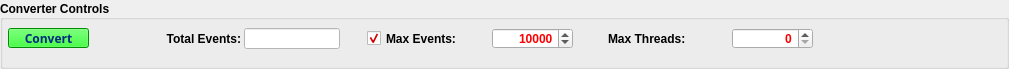
    <widget class="QGroupBox" name="convertConverterControlsGB">
     <property name="geometry">
      <rect>
       <x>4</x>
       <y>541</y>
       <width>1009</width>
       <height>69</height>
      </rect>
     </property>
     <property name="palette">
      <palette>
       <active>
        <colorrole role="Text">
         <brush brushstyle="SolidPattern">
          <color alpha="255">
           <red>255</red>
           <green>0</green>
           <blue>0</blue>
          </color>
         </brush>
        </colorrole>
       </active>
       <inactive>
        <colorrole role="Text">
         <brush brushstyle="SolidPattern">
          <color alpha="255">
           <red>255</red>
           <green>0</green>
           <blue>0</blue>
          </color>
         </brush>
        </colorrole>
       </inactive>
       <disabled>
        <colorrole role="Text">
         <brush brushstyle="SolidPattern">
          <color alpha="255">
           <red>99</red>
           <green>100</green>
           <blue>127</blue>
          </color>
         </brush>
        </colorrole>
       </disabled>
      </palette>
     </property>
     <property name="font">
      <font>
       <pointsize>9</pointsize>
       <weight>75</weight>
       <bold>true</bold>
      </font>
     </property>
     <property name="title">
      <string>Converter Controls</string>
     </property>
     <property name="alignment">
      <set>Qt::AlignLeading|Qt::AlignLeft|Qt::AlignVCenter</set>
     </property>
     <widget class="customSpinBox" name="convertMaxEventsSB">
      <property name="geometry">
       <rect>
        <x>492</x>
        <y>28</y>
        <width>81</width>
        <height>21</height>
       </rect>
      </property>
      <property name="alignment">
       <set>Qt::AlignRight|Qt::AlignTrailing|Qt::AlignVCenter</set>
      </property>
      <property name="minimum">
       <number>0</number>
      </property>
      <property name="maximum">
       <number>1000000</number>
      </property>
      <property name="value">
       <number>10000</number>
      </property>
     </widget>
     <widget class="QLabel" name="convertTotalEventsLB">
      <property name="geometry">
       <rect>
        <x>116</x>
        <y>28</y>
        <width>125</width>
        <height>22</height>
       </rect>
      </property>
      <property name="font">
       <font>
        <weight>75</weight>
        <bold>true</bold>
       </font>
      </property>
      <property name="text">
       <string>Total Events:</string>
      </property>
      <property name="alignment">
       <set>Qt::AlignRight|Qt::AlignTrailing|Qt::AlignVCenter</set>
      </property>
     </widget>
     <widget class="QLineEdit" name="convertTotalEventsLE">
      <property name="geometry">
       <rect>
        <x>244</x>
        <y>28</y>
        <width>96</width>
        <height>21</height>
       </rect>
      </property>
      <property name="palette">
       <palette>
        <active>
         <colorrole role="WindowText">
          <brush brushstyle="SolidPattern">
           <color alpha="255">
            <red>0</red>
            <green>0</green>
            <blue>0</blue>
           </color>
          </brush>
         </colorrole>
         <colorrole role="Text">
          <brush brushstyle="SolidPattern">
           <color alpha="255">
            <red>0</red>
            <green>0</green>
            <blue>127</blue>
           </color>
          </brush>
         </colorrole>
         <colorrole role="BrightText">
          <brush brushstyle="SolidPattern">
           <color alpha="255">
            <red>0</red>
            <green>0</green>
            <blue>127</blue>
           </color>
          </brush>
         </colorrole>
         <colorrole role="ButtonText">
          <brush brushstyle="SolidPattern">
           <color alpha="255">
            <red>0</red>
            <green>0</green>
            <blue>0</blue>
           </color>
          </brush>
         </colorrole>
         <colorrole role="Base">
          <brush brushstyle="SolidPattern">
           <color alpha="255">
            <red>255</red>
            <green>255</green>
            <blue>255</blue>
           </color>
          </brush>
         </colorrole>
         <colorrole role="Window">
          <brush brushstyle="SolidPattern">
           <color alpha="255">
            <red>255</red>
            <green>255</green>
            <blue>255</blue>
           </color>
          </brush>
         </colorrole>
        </active>
        <inactive>
         <colorrole role="WindowText">
          <brush brushstyle="SolidPattern">
           <color alpha="255">
            <red>0</red>
            <green>0</green>
            <blue>0</blue>
           </color>
          </brush>
         </colorrole>
         <colorrole role="Text">
          <brush brushstyle="SolidPattern">
           <color alpha="255">
            <red>0</red>
            <green>0</green>
            <blue>127</blue>
           </color>
          </brush>
         </colorrole>
         <colorrole role="BrightText">
          <brush brushstyle="SolidPattern">
           <color alpha="255">
            <red>0</red>
            <green>0</green>
            <blue>127</blue>
           </color>
          </brush>
         </colorrole>
         <colorrole role="ButtonText">
          <brush brushstyle="SolidPattern">
           <color alpha="255">
            <red>0</red>
            <green>0</green>
            <blue>0</blue>
           </color>
          </brush>
         </colorrole>
         <colorrole role="Base">
          <brush brushstyle="SolidPattern">
           <color alpha="255">
            <red>255</red>
            <green>255</green>
            <blue>255</blue>
           </color>
          </brush>
         </colorrole>
         <colorrole role="Window">
          <brush brushstyle="SolidPattern">
           <color alpha="255">
            <red>255</red>
            <green>255</green>
            <blue>255</blue>
           </color>
          </brush>
         </colorrole>
        </inactive>
        <disabled>
         <colorrole role="WindowText">
          <brush brushstyle="SolidPattern">
           <color alpha="255">
            <red>0</red>
            <green>0</green>
            <blue>127</blue>
           </color>
          </brush>
         </colorrole>
         <colorrole role="Text">
          <brush brushstyle="SolidPattern">
           <color alpha="255">
            <red>0</red>
            <green>0</green>
            <blue>127</blue>
           </color>
          </brush>
         </colorrole>
         <colorrole role="BrightText">
          <brush brushstyle="SolidPattern">
           <color alpha="255">
            <red>0</red>
            <green>0</green>
            <blue>127</blue>
           </color>
          </brush>
         </colorrole>
         <colorrole role="ButtonText">
          <brush brushstyle="SolidPattern">
           <color alpha="255">
            <red>0</red>
            <green>0</green>
            <blue>127</blue>
           </color>
          </brush>
         </colorrole>
         <colorrole role="Base">
          <brush brushstyle="SolidPattern">
           <color alpha="255">
            <red>255</red>
            <green>255</green>
            <blue>255</blue>
           </color>
          </brush>
         </colorrole>
         <colorrole role="Window">
          <brush brushstyle="SolidPattern">
           <color alpha="255">
            <red>255</red>
            <green>255</green>
            <blue>255</blue>
           </color>
          </brush>
         </colorrole>
        </disabled>
       </palette>
      </property>
      <property name="font">
       <font>
        <pointsize>11</pointsize>
        <weight>75</weight>
        <bold>true</bold>
       </font>
      </property>
      <property name="toolTip">
       <string>&lt;!DOCTYPE HTML PUBLIC &quot;-//W3C//DTD HTML 4.0//EN&quot; &quot;http://www.w3.org/TR/REC-html40/strict.dtd&quot;&gt;
&lt;html&gt;&lt;head&gt;&lt;meta name=&quot;qrichtext&quot; content=&quot;1&quot; /&gt;&lt;style type=&quot;text/css&quot;&gt;
p, li { white-space: pre-wrap; }
&lt;/style&gt;&lt;/head&gt;&lt;body style=&quot; font-family:'Sans Serif'; font-size:9pt; font-weight:400; font-style:normal;&quot;&gt;
&lt;table style=&quot;-qt-table-type: root; margin-top:4px; margin-bottom:4px; margin-left:4px; margin-right:4px;&quot;&gt;
&lt;tr&gt;
&lt;td style=&quot;border: none;&quot;&gt;
&lt;p align=&quot;center&quot; style=&quot; margin-top:0px; margin-bottom:0px; margin-left:0px; margin-right:0px; -qt-block-indent:0; text-indent:0px;&quot;&gt;&lt;span style=&quot; font-size:18pt; font-weight:600; text-decoration: underline; color:#0000ff;&quot;&gt;Events&lt;/span&gt;&lt;/p&gt;
&lt;p style=&quot;-qt-paragraph-type:empty; margin-top:0px; margin-bottom:0px; margin-left:0px; margin-right:0px; -qt-block-indent:0; text-indent:0px;&quot;&gt;&lt;/p&gt;
&lt;p style=&quot; margin-top:0px; margin-bottom:0px; margin-left:0px; margin-right:0px; -qt-block-indent:0; text-indent:0px;&quot;&gt;Show the number of event &lt;/p&gt;
&lt;p style=&quot; margin-top:0px; margin-bottom:0px; margin-left:0px; margin-right:0px; -qt-block-indent:0; text-indent:0px;&quot;&gt;objects found in input file.&lt;/p&gt;&lt;/td&gt;&lt;/tr&gt;&lt;/table&gt;&lt;/body&gt;&lt;/html&gt;</string>
      </property>
      <property name="text">
       <string/>
      </property>
      <property name="alignment">
       <set>Qt::AlignRight|Qt::AlignTrailing|Qt::AlignVCenter</set>
      </property>
      <property name="readOnly">
       <bool>true</bool>
      </property>
     </widget>
     <widget class="QPushButton" name="runConverterPB">
      <property name="enabled">
       <bool>false</bool>
      </property>
      <property name="geometry">
       <rect>
        <x>8</x>
        <y>28</y>
        <width>81</width>
        <height>20</height>
       </rect>
      </property>
      <property name="palette">
       <palette>
        <active>
         <colorrole role="WindowText">
          <brush brushstyle="SolidPattern">
           <color alpha="255">
            <red>0</red>
            <green>0</green>
            <blue>0</blue>
           </color>
          </brush>
         </colorrole>
         <colorrole role="Button">
          <brush brushstyle="SolidPattern">
           <color alpha="255">
            <red>0</red>
            <green>255</green>
            <blue>0</blue>
           </color>
          </brush>
         </colorrole>
         <colorrole role="Light">
          <brush brushstyle="SolidPattern">
           <color alpha="255">
            <red>127</red>
            <green>170</green>
            <blue>255</blue>
           </color>
          </brush>
         </colorrole>
         <colorrole role="Midlight">
          <brush brushstyle="SolidPattern">
           <color alpha="255">
            <red>63</red>
            <green>127</green>
            <blue>255</blue>
           </color>
          </brush>
         </colorrole>
         <colorrole role="Dark">
          <brush brushstyle="SolidPattern">
           <color alpha="255">
            <red>0</red>
            <green>42</green>
            <blue>127</blue>
           </color>
          </brush>
         </colorrole>
         <colorrole role="Mid">
          <brush brushstyle="SolidPattern">
           <color alpha="255">
            <red>0</red>
            <green>56</green>
            <blue>170</blue>
           </color>
          </brush>
         </colorrole>
         <colorrole role="Text">
          <brush brushstyle="SolidPattern">
           <color alpha="255">
            <red>0</red>
            <green>0</green>
            <blue>0</blue>
           </color>
          </brush>
         </colorrole>
         <colorrole role="BrightText">
          <brush brushstyle="SolidPattern">
           <color alpha="255">
            <red>255</red>
            <green>255</green>
            <blue>255</blue>
           </color>
          </brush>
         </colorrole>
         <colorrole role="ButtonText">
          <brush brushstyle="SolidPattern">
           <color alpha="255">
            <red>0</red>
            <green>0</green>
            <blue>0</blue>
           </color>
          </brush>
         </colorrole>
         <colorrole role="Base">
          <brush brushstyle="SolidPattern">
           <color alpha="255">
            <red>255</red>
            <green>255</green>
            <blue>255</blue>
           </color>
          </brush>
         </colorrole>
         <colorrole role="Window">
          <brush brushstyle="SolidPattern">
           <color alpha="255">
            <red>0</red>
            <green>170</green>
            <blue>0</blue>
           </color>
          </brush>
         </colorrole>
         <colorrole role="Shadow">
          <brush brushstyle="SolidPattern">
           <color alpha="255">
            <red>0</red>
            <green>0</green>
            <blue>0</blue>
           </color>
          </brush>
         </colorrole>
         <colorrole role="AlternateBase">
          <brush brushstyle="SolidPattern">
           <color alpha="255">
            <red>127</red>
            <green>170</green>
            <blue>255</blue>
           </color>
          </brush>
         </colorrole>
         <colorrole role="ToolTipBase">
          <brush brushstyle="SolidPattern">
           <color alpha="255">
            <red>255</red>
            <green>255</green>
            <blue>220</blue>
           </color>
          </brush>
         </colorrole>
         <colorrole role="ToolTipText">
          <brush brushstyle="SolidPattern">
           <color alpha="255">
            <red>0</red>
            <green>0</green>
            <blue>0</blue>
           </color>
          </brush>
         </colorrole>
        </active>
        <inactive>
         <colorrole role="WindowText">
          <brush brushstyle="SolidPattern">
           <color alpha="255">
            <red>0</red>
            <green>0</green>
            <blue>0</blue>
           </color>
          </brush>
         </colorrole>
         <colorrole role="Button">
          <brush brushstyle="SolidPattern">
           <color alpha="255">
            <red>0</red>
            <green>255</green>
            <blue>0</blue>
           </color>
          </brush>
         </colorrole>
         <colorrole role="Light">
          <brush brushstyle="SolidPattern">
           <color alpha="255">
            <red>127</red>
            <green>170</green>
            <blue>255</blue>
           </color>
          </brush>
         </colorrole>
         <colorrole role="Midlight">
          <brush brushstyle="SolidPattern">
           <color alpha="255">
            <red>63</red>
            <green>127</green>
            <blue>255</blue>
           </color>
          </brush>
         </colorrole>
         <colorrole role="Dark">
          <brush brushstyle="SolidPattern">
           <color alpha="255">
            <red>0</red>
            <green>42</green>
            <blue>127</blue>
           </color>
          </brush>
         </colorrole>
         <colorrole role="Mid">
          <brush brushstyle="SolidPattern">
           <color alpha="255">
            <red>0</red>
            <green>56</green>
            <blue>170</blue>
           </color>
          </brush>
         </colorrole>
         <colorrole role="Text">
          <brush brushstyle="SolidPattern">
           <color alpha="255">
            <red>0</red>
            <green>0</green>
            <blue>0</blue>
           </color>
          </brush>
         </colorrole>
         <colorrole role="BrightText">
          <brush brushstyle="SolidPattern">
           <color alpha="255">
            <red>255</red>
            <green>255</green>
            <blue>255</blue>
           </color>
          </brush>
         </colorrole>
         <colorrole role="ButtonText">
          <brush brushstyle="SolidPattern">
           <color alpha="255">
            <red>0</red>
            <green>0</green>
            <blue>0</blue>
           </color>
          </brush>
         </colorrole>
         <colorrole role="Base">
          <brush brushstyle="SolidPattern">
           <color alpha="255">
            <red>255</red>
            <green>255</green>
            <blue>255</blue>
           </color>
          </brush>
         </colorrole>
         <colorrole role="Window">
          <brush brushstyle="SolidPattern">
           <color alpha="255">
            <red>0</red>
            <green>170</green>
            <blue>0</blue>
           </color>
          </brush>
         </colorrole>
         <colorrole role="Shadow">
          <brush brushstyle="SolidPattern">
           <color alpha="255">
            <red>0</red>
            <green>0</green>
            <blue>0</blue>
           </color>
          </brush>
         </colorrole>
         <colorrole role="AlternateBase">
          <brush brushstyle="SolidPattern">
           <color alpha="255">
            <red>127</red>
            <green>170</green>
            <blue>255</blue>
           </color>
          </brush>
         </colorrole>
         <colorrole role="ToolTipBase">
          <brush brushstyle="SolidPattern">
           <color alpha="255">
            <red>255</red>
            <green>255</green>
            <blue>220</blue>
           </color>
          </brush>
         </colorrole>
         <colorrole role="ToolTipText">
          <brush brushstyle="SolidPattern">
           <color alpha="255">
            <red>0</red>
            <green>0</green>
            <blue>0</blue>
           </color>
          </brush>
         </colorrole>
        </inactive>
        <disabled>
         <colorrole role="WindowText">
          <brush brushstyle="SolidPattern">
           <color alpha="255">
            <red>0</red>
            <green>42</green>
            <blue>127</blue>
           </color>
          </brush>
         </colorrole>
         <colorrole role="Button">
          <brush brushstyle="SolidPattern">
           <color alpha="255">
            <red>0</red>
            <green>255</green>
            <blue>0</blue>
           </color>
          </brush>
         </colorrole>
         <colorrole role="Light">
          <brush brushstyle="SolidPattern">
           <color alpha="255">
            <red>127</red>
            <green>170</green>
            <blue>255</blue>
           </color>
          </brush>
         </colorrole>
         <colorrole role="Midlight">
          <brush brushstyle="SolidPattern">
           <color alpha="255">
            <red>63</red>
            <green>127</green>
            <blue>255</blue>
           </color>
          </brush>
         </colorrole>
         <colorrole role="Dark">
          <brush brushstyle="SolidPattern">
           <color alpha="255">
            <red>0</red>
            <green>42</green>
            <blue>127</blue>
           </color>
          </brush>
         </colorrole>
         <colorrole role="Mid">
          <brush brushstyle="SolidPattern">
           <color alpha="255">
            <red>0</red>
            <green>56</green>
            <blue>170</blue>
           </color>
          </brush>
         </colorrole>
         <colorrole role="Text">
          <brush brushstyle="SolidPattern">
           <color alpha="255">
            <red>0</red>
            <green>42</green>
            <blue>127</blue>
           </color>
          </brush>
         </colorrole>
         <colorrole role="BrightText">
          <brush brushstyle="SolidPattern">
           <color alpha="255">
            <red>255</red>
            <green>255</green>
            <blue>255</blue>
           </color>
          </brush>
         </colorrole>
         <colorrole role="ButtonText">
          <brush brushstyle="SolidPattern">
           <color alpha="255">
            <red>0</red>
            <green>42</green>
            <blue>127</blue>
           </color>
          </brush>
         </colorrole>
         <colorrole role="Base">
          <brush brushstyle="SolidPattern">
           <color alpha="255">
            <red>0</red>
            <green>170</green>
            <blue>0</blue>
           </color>
          </brush>
         </colorrole>
         <colorrole role="Window">
          <brush brushstyle="SolidPattern">
           <color alpha="255">
            <red>0</red>
            <green>170</green>
            <blue>0</blue>
           </color>
          </brush>
         </colorrole>
         <colorrole role="Shadow">
          <brush brushstyle="SolidPattern">
           <color alpha="255">
            <red>0</red>
            <green>0</green>
            <blue>0</blue>
           </color>
          </brush>
         </colorrole>
         <colorrole role="AlternateBase">
          <brush brushstyle="SolidPattern">
           <color alpha="255">
            <red>0</red>
            <green>85</green>
            <blue>255</blue>
           </color>
          </brush>
         </colorrole>
         <colorrole role="ToolTipBase">
          <brush brushstyle="SolidPattern">
           <color alpha="255">
            <red>255</red>
            <green>255</green>
            <blue>220</blue>
           </color>
          </brush>
         </colorrole>
         <colorrole role="ToolTipText">
          <brush brushstyle="SolidPattern">
           <color alpha="255">
            <red>0</red>
            <green>0</green>
            <blue>0</blue>
           </color>
          </brush>
         </colorrole>
        </disabled>
       </palette>
      </property>
      <property name="font">
       <font>
        <family>Sans Serif</family>
        <weight>75</weight>
        <bold>true</bold>
        <kerning>false</kerning>
       </font>
      </property>
      <property name="text">
       <string>Convert</string>
      </property>
      <property name="autoDefault">
       <bool>true</bool>
      </property>
     </widget>
     <widget class="QLabel" name="convertMaxThreadsLB">
      <property name="geometry">
       <rect>
        <x>608</x>
        <y>28</y>
        <width>121</width>
        <height>22</height>
       </rect>
      </property>
      <property name="font">
       <font>
        <weight>75</weight>
        <bold>true</bold>
       </font>
      </property>
      <property name="text">
       <string>Max Threads:</string>
      </property>
     </widget>
     <widget class="customSpinBox" name="convertMaxThreadsSB">
      <property name="geometry">
       <rect>
        <x>732</x>
        <y>28</y>
        <width>81</width>
        <height>21</height>
       </rect>
      </property>
      <property name="alignment">
       <set>Qt::AlignRight|Qt::AlignTrailing|Qt::AlignVCenter</set>
      </property>
      <property name="minimum">
       <number>0</number>
      </property>
      <property name="maximum">
       <number>100</number>
      </property>
      <property name="value">
       <number>0</number>
      </property>
     </widget>
     <widget class="customCheckBox" name="convertMaxEventsCB">
      <property name="geometry">
       <rect>
        <x>367</x>
        <y>28</y>
        <width>129</width>
        <height>21</height>
       </rect>
      </property>
      <property name="text">
       <string>Max Events:</string>
      </property>
      <property name="checked">
       <bool>true</bool>
      </property>
     </widget>
    </widget>
